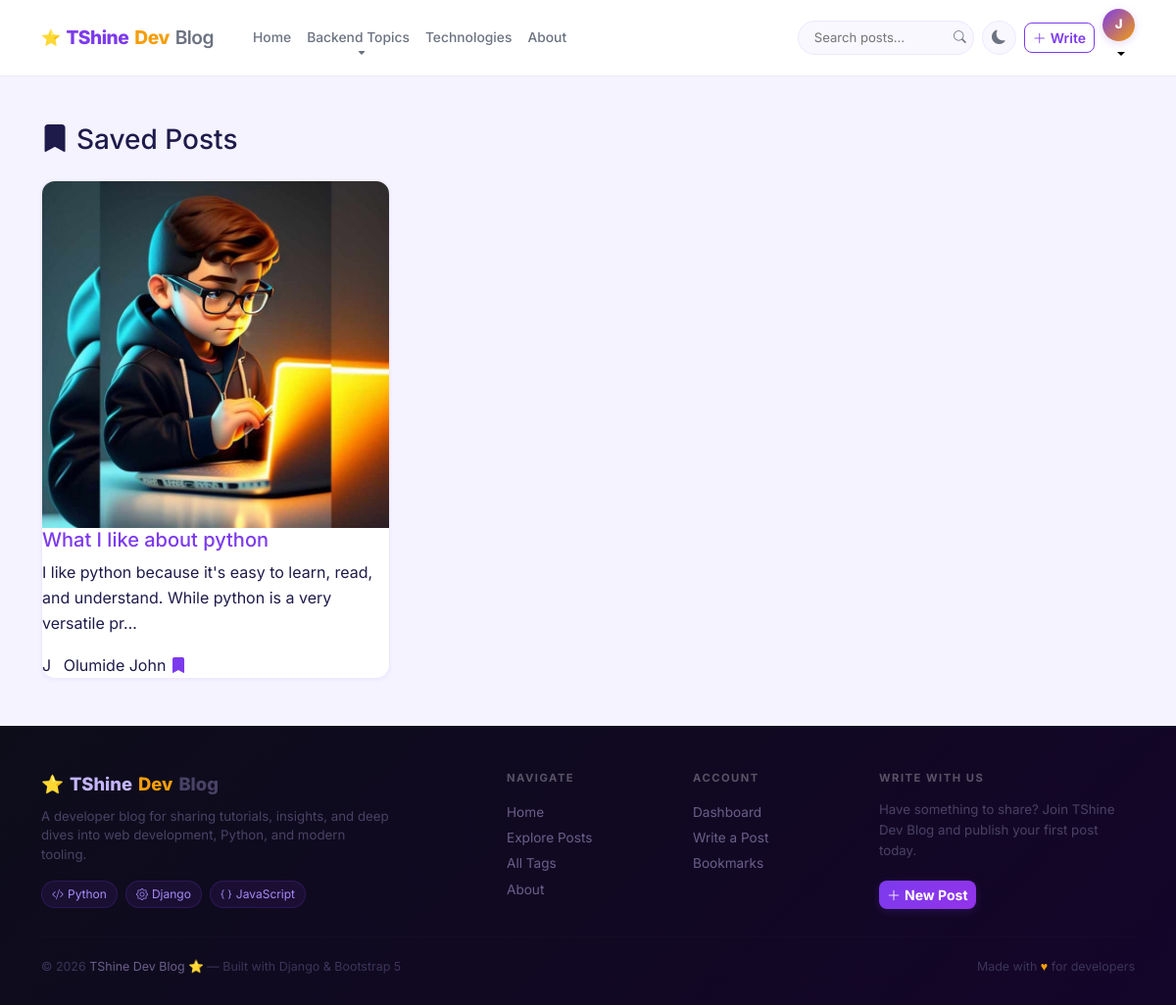
Screenshot of /blog/bookmarks/ (signed in) with the database file from the repository.
### blog/models.py (models this page shows, shortened)
class Post(models.Model):
    STATUS_DRAFT = 'draft'
    STATUS_PUBLISHED = 'published'
    STATUS_CHOICES = [
        (STATUS_DRAFT, 'Draft'),
        (STATUS_PUBLISHED, 'Published'),
    ]
    title = models.CharField(max_length=250)
    slug = models.SlugField(max_length=250, unique_for_date='published_at', blank=True)
    author = models.ForeignKey(User, on_delete=models.CASCADE, related_name='blog_posts')
    category = models.ForeignKey(Category, on_delete=models.SET_NULL, null=True, blank=True, related_name='posts')
    tags = models.ManyToManyField(Tag, blank=True, related_name='posts')
    cover_image = models.ImageField(upload_to='covers/%Y/%m/', blank=True, null=True)
    excerpt = models.TextField(max_length=500, blank=True)
    content = models.TextField()
    status = models.CharField(max_length=10, choices=STATUS_CHOICES, default=STATUS_DRAFT)
    views = models.PositiveIntegerField(default=0)
    created_at = models.DateTimeField(auto_now_add=True)
    updated_at = models.DateTimeField(auto_now=True)
    published_at = models.DateTimeField(null=True, blank=True)
    class Meta:
        ordering = ['-published_at', '-created_at']
    def get_absolute_url(self):
        return reverse('post_detail', kwargs={'slug': self.slug})
    def get_excerpt(self):
        if self.excerpt:
            return self.excerpt
        return self.content[:200] + ('…' if len(self.content) > 200 else '')

### blog/views.py (the view)
# urls.py: path('bookmarks/', views.bookmarked_posts, name='bookmarks'),
@login_required
def bookmarked_posts(request):
    bookmarks = Bookmark.objects.filter(user=request.user).select_related('post', 'post__author', 'post__category')
    posts = [b.post for b in bookmarks]
    return render(request, 'blog/bookmarks.html', {'posts': posts})

### blog/models.py (called while the page is built)
    def get_absolute_url(self):
        return reverse('category', kwargs={'slug': self.slug})

### blog/templatetags/blog_extras.py (called while the page is built)
@register.simple_tag
def get_categories():
    return Category.objects.all()

### blog/templates/blog/bookmarks.html (shortened to what this page needs)
{% extends 'blog/base.html' %}
{% block content %}
<div class="container py-5">
    <h3 class="section-title mb-4"><i class="bi bi-bookmark-fill me-2"></i>Saved Posts</h3>
    {% if posts %}
    <div class="row g-4">
        {% for post in posts %}
        <div class="col-md-6 col-lg-4">
            <div class="post-card h-100">
                <a href="{{ post.get_absolute_url }}" class="post-card-img-link">
                    {% if post.cover_image %}<img src="{{ post.cover_image.url }}" class="post-card-img" alt="{{ post.title }}">
                    {% else %}<div class="post-card-img-placeholder"><i class="bi bi-file-earmark-text"></i></div>{% endif %}
                </a>
                <div class="post-card-body">
                    <h5 class="post-card-title"><a href="{{ post.get_absolute_url }}">{{ post.title }}</a></h5>
                    <p class="post-card-excerpt">{{ post.get_excerpt|truncatechars:100 }}</p>
                </div>
                <div class="post-card-footer">
                    <span class="author-avatar-sm">{{ post.author.username|slice:":1"|upper }}</span>
                    <span class="author-name ms-2">{{ post.author.get_full_name|default:post.author.username }}</span>
                    <a href="{% url 'toggle_bookmark' post.slug %}" class="bookmark-btn bookmarked ms-auto"><i class="bi bi-bookmark-fill"></i></a>
                </div>
            </div>
        </div>
        {% endfor %}
    </div>
    {% else %}
    <div class="empty-state">
        <i class="bi bi-bookmark"></i>
        <h5>No saved posts yet</h5>
        <a href="{% url 'home' %}" class="btn btn-primary mt-2">Browse Posts</a>
    </div>
    {% endif %}
</div>
{% endblock %}

### blog/templates/blog/base.html (shortened to what this page needs)
<!DOCTYPE html>
<html lang="en" data-theme="light">
<head>
    <link rel="stylesheet" href="https://cdn.jsdelivr.net/npm/bootstrap@5.3.2/dist/css/bootstrap.min.css">
    <link rel="stylesheet" href="https://cdn.jsdelivr.net/npm/bootstrap-icons@1.11.3/font/bootstrap-icons.min.css">
    {% load static %}
    <link rel="stylesheet" href="{% static 'blog/style.css' %}">
</head>
<body>
<nav class="navbar navbar-expand-lg site-navbar">
    <div class="container">
        <a class="navbar-brand logo" href="{% url 'home' %}">
            <span class="logo-star">⭐</span>
            <span class="logo-tshine">TShine</span>
            <span class="logo-dev">Dev</span>
            <span class="logo-blog">Blog</span>
        </a>
        <div class="collapse navbar-collapse" id="mainNav">
            <ul class="navbar-nav me-auto ms-3">
                <li class="nav-item">
                    <a class="nav-link {% if request.resolver_match.url_name == 'home' %}active{% endif %}" href="{% url 'home' %}">Home</a>
                </li>
                <li class="nav-item dropdown">
                    <a class="nav-link dropdown-toggle" href="#" data-bs-toggle="dropdown">Backend Topics</a>
                        {% load blog_extras %}{% get_categories as nav_cats %}
                </li>
                <li class="nav-item"><a class="nav-link" href="{% url 'tags_page' %}">Technologies</a></li>
                <li class="nav-item"><a class="nav-link" href="{% url 'about' %}">About</a></li>
            </ul>
            <form class="search-wrap me-2 d-none d-lg-block" method="GET" action="{% url 'search' %}">
                <input class="search-input-nav" type="search" name="q" placeholder="Search posts…" value="{{ request.GET.q }}">
                <button class="search-icon-btn" type="submit"><i class="bi bi-search"></i></button>
            </form>
            <button class="nav-icon-btn me-2" id="themeToggle" title="Toggle dark mode">
                <i class="bi bi-moon-fill" id="themeIcon"></i>
            </button>
            {% if user.is_authenticated %}
            <a href="{% url 'create_post' %}" class="btn btn-outline-primary btn-sm me-2 d-none d-lg-inline-flex align-items-center gap-1">
                <i class="bi bi-plus-lg"></i>Write
            </a>
            <div class="dropdown">
                <button class="nav-avatar-btn dropdown-toggle" data-bs-toggle="dropdown">
                    <span class="nav-avatar">{{ user.username|slice:":1"|upper }}</span>
                </button>
            </div>
            {% else %}
            <a href="{% url 'login' %}" class="btn btn-outline-secondary btn-sm me-2">Login</a>
            <a href="{% url 'register' %}" class="btn btn-primary btn-sm">Sign Up Free</a>
            {% endif %}
        </div>
    </div>
</nav>
{% block content %}{% endblock %}
<footer class="site-footer">
    <div class="container">
        <div class="row g-4">
            <div class="col-lg-4">
                <div class="footer-logo">
                    <span class="footer-star">⭐</span>
                    <span style="color:#C4B5FD;">TShine</span>
                    <span style="color:var(--accent);">Dev</span>
                    <span style="color:#4A4265;">Blog</span>
                </div>
                <p class="footer-tagline mt-2">A developer blog for sharing tutorials, insights, and deep dives into web development, Python, and modern tooling.</p>
                <div class="d-flex gap-2 mt-3 flex-wrap">
                    <span class="footer-tag"><i class="bi bi-code-slash"></i>Python</span>
                    <span class="footer-tag"><i class="bi bi-gear"></i>Django</span>
                    <span class="footer-tag"><i class="bi bi-braces"></i>JavaScript</span>
                </div>
            </div>
            <div class="col-6 col-lg-2 offset-lg-1">
                <div class="footer-heading">Navigate</div>
                <a href="{% url 'home' %}" class="footer-link">Home</a>
                <a href="{% url 'search' %}" class="footer-link">Explore Posts</a>
                <a href="{% url 'tags_page' %}" class="footer-link">All Tags</a>
                <a href="{% url 'about' %}" class="footer-link">About</a>
            </div>
            <div class="col-6 col-lg-2">
                <div class="footer-heading">Account</div>
                {% if user.is_authenticated %}
                <a href="{% url 'dashboard' %}" class="footer-link">Dashboard</a>
                <a href="{% url 'create_post' %}" class="footer-link">Write a Post</a>
                <a href="{% url 'bookmarks' %}" class="footer-link">Bookmarks</a>
                {% else %}
                <a href="{% url 'register' %}" class="footer-link">Sign Up Free</a>
                <a href="{% url 'login' %}" class="footer-link">Login</a>
                {% endif %}
            </div>
            <div class="col-lg-3">
                <div class="footer-heading">Write with Us</div>
                <p style="color:#4A4265;font-size:.83rem;line-height:1.6;">Have something to share? Join TShine Dev Blog and publish your first post today.</p>
                {% if not user.is_authenticated %}
                <a href="{% url 'register' %}" class="btn btn-primary btn-sm mt-1">Start Writing</a>
                {% else %}
                <a href="{% url 'create_post' %}" class="btn btn-primary btn-sm mt-1"><i class="bi bi-plus-lg me-1"></i>New Post</a>
                {% endif %}
            </div>
        </div>
        <hr class="footer-divider">
        <div class="d-flex flex-wrap justify-content-between align-items-center gap-2">
            <p class="footer-copy mb-0">© 2026 <span style="color:#6B5F8A;">TShine Dev Blog</span> ⭐ — Built with Django & Bootstrap 5</p>
            <p class="footer-copy mb-0">Made with <span class="footer-star">♥</span> for developers</p>
        </div>
    </div>
</footer>
</body>
</html>

### rows the page displays
Post: cover_image (picture), title "What I like about python", get_excerpt "I like python because it's easy to learn, read, and understand. While python is a very versatile pr…", author.username "J", author.get_full_name "Olumide John"

### other values shown
{{ user.username|slice:":1"|upper }} "J"
